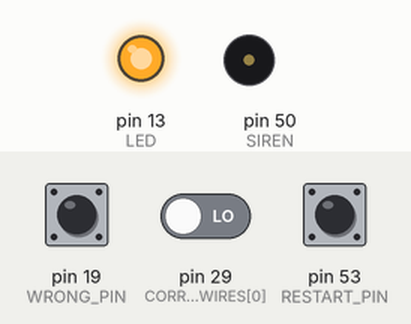
Simulated run of this program. Board: Arduino Mega 2560, built with avr-gcc and run on an emulated ATmega2560. On the bench: output pins drawn as LEDs (lit = HIGH), buzzer (waves = sounding, pin HIGH). The test bench sets the inputs (shaded band); at power-on: pin 53 (RESTART_PIN) HIGH, pin 19 (WRONG_PIN) HIGH, pin 29 (CORRECT_WIRES[0]) LOW.

Above: at 1.8 s.
1.9 s: pin 53 (RESTART_PIN) pulled LOW for 3.2 s
At 2.7 s:
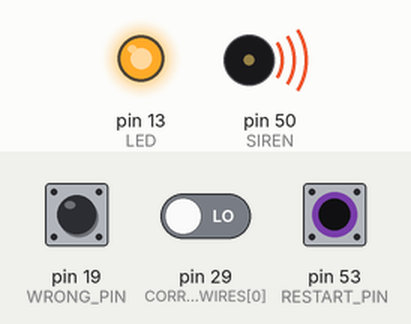
Timing chart, 0 to 7.4 s (numbered marks = the images above; inputs shaded):
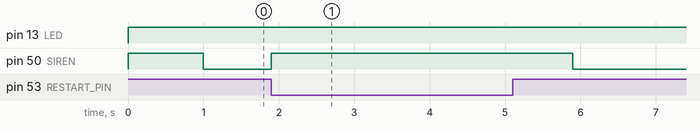

The program:

main.cpp
```cpp
#include <Arduino.h>

#define VICTORY_LENGTH 1000
#define EXPLOSION_LENGTH 5000
#define GAMELENGTH 40000              // in milliseconds
#define BEEP_LENGTH 100
#define BEEP_DELAY 2100
#define BEEP_DECREASE (int)(GAMELENGTH/(BEEP_DELAY-100)*100)

#define MIN_PIN_NUMBER 24
#define MAX_PIN_NUMBER 43


#define WRONG_PIN 19


#define LED LED_BUILTIN
#define SIREN 50
#define RESTART_PIN 53


int startTime;
int beepTime = 0;
int beepDecTimer = 0;
int beepDelay = BEEP_DELAY;
const int CORRECT_WIRES[5] = {29,27,25,23,21};
bool gameOver = false;

void restart(){
  startTime = millis();
  gameOver = false;
  beepTime = 0;
  beepDecTimer = 0;
}

void setup() {
  for (int i = MIN_PIN_NUMBER; i < MAX_PIN_NUMBER; i += 2) {
    pinMode(i, INPUT_PULLUP);
  }
  pinMode(LED, OUTPUT);
  pinMode(SIREN, OUTPUT);
  pinMode(RESTART_PIN, INPUT_PULLUP);
  restart();
}


void loop() {
  if (digitalRead(RESTART_PIN) == LOW) {
    restart();
  }
  if(gameOver) return;

  if (millis() - startTime > GAMELENGTH || digitalRead(WRONG_PIN) == LOW) {
    gameOver = true;
    digitalWrite(LED, HIGH);
    digitalWrite(SIREN, HIGH);
    delay(EXPLOSION_LENGTH);
    digitalWrite(LED, LOW);
    digitalWrite(SIREN, LOW);
    return;
  }

  for(int i = 0; i < 5; i++){
    if(digitalRead(CORRECT_WIRES[i]) == LOW){
      gameOver = true;
      digitalWrite(LED, HIGH);
      digitalWrite(SIREN, HIGH);
      delay(VICTORY_LENGTH);
      digitalWrite(SIREN, LOW);
      return;
    }
  }

  beepTime += millis() - beepTime;
  beepDecTimer += millis() - beepDecTimer;
  if(beepDecTimer > BEEP_DECREASE){
    beepDelay -= 100;
    beepDecTimer = 0;
  }
  if(beepTime > beepDelay){
    digitalWrite(SIREN, HIGH);
    digitalWrite(LED, HIGH);
  }else if(beepTime > beepDelay+BEEP_LENGTH){
    digitalWrite(SIREN, LOW);
    digitalWrite(LED, LOW);
    beepTime = 0;
  }

}
```

Measured:
- after the input at 1.9 s, pin 50 (SIREN): LOW → HIGH at once, → LOW 4.0 s later
